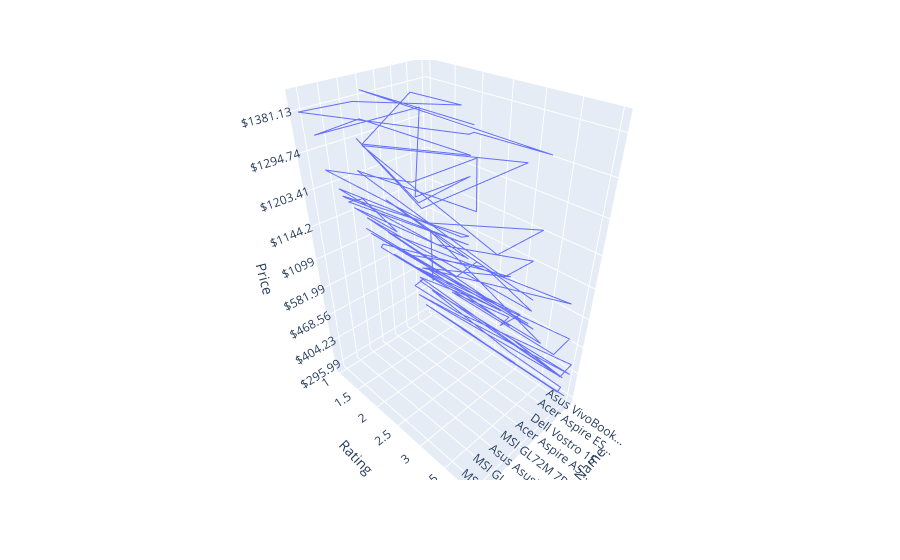

Notebook cell for this chart:
### Code cell
fig = px.line_3d(df, x="Device Name", y="Rating", z="Price")

fig.show()

### Figure 1 — Plotly figure (JSON) as saved in the notebook; plotly's stock layout.template omitted (floating-point values rounded to 4 significant figures)
{"data": [{"hovertemplate": "Device Name=%{x}<br>Rating=%{y}<br>Price=%{z}<extra></extra>", "legendgroup": "", "line": {"color": "#636efa", "dash": "solid"}, "marker": {"symbol": "circle"}, "mode": "lines", "name": "", "scene": "scene", "showlegend": false, "type": "scatter3d", "x": ["Asus VivoBook...", "Prestigio Smar...", "Prestigio Smar...", "Aspire E1-510", "Lenovo V110-15...", "Lenovo V110-15...", "Hewlett Packar...", "Acer Aspire 3...", "Acer Aspire A3...", "Acer Aspire ES...", "Acer Aspire 3...", "Acer Aspire 3...", "Asus VivoBook...", "Asus VivoBook...", "Lenovo ThinkPa...", "Acer Aspire 3...", "Lenovo V110-15...", "Acer Aspire ES...", "Asus VivoBook...", "Packard 255 G2", "Asus EeeBook R...", "Acer Aspire 3...", "Acer Aspire ES...", "Acer Extensa 1...", "Acer Aspire ES...", "Lenovo V110-15...", "Acer Aspire A3...", "Lenovo V110-15...", "Asus VivoBook...", "Acer Aspire ES...", "Lenovo V510 Bl...", "Acer Aspire ES...", "Lenovo V510 Bl...", "Acer Swift 1 S...", "Dell Vostro 15", "Acer Aspire 3...", "Dell Vostro 15...", "Lenovo V510 Bl...", "HP 250 G3", "Acer Spin 5", "HP 350 G1", "Aspire E1-572G", "Pavilion", "Acer Aspire A5...", "Dell Inspiron...", "Asus VivoBook...", "ProBook", "Inspiron 15", "Asus ROG STRIX...", "Acer Nitro 5 A...", "Asus ROG STRIX...", "Lenovo ThinkPa...", "ThinkPad Yoga", "Lenovo ThinkPa...", "Dell Inspiron...", "MSI GL72M 7RDX", "MSI GL72M 7RDX", "Asus ROG Strix...", "Dell Latitude...", "Dell Latitude...", "Lenovo Legion...", "Toshiba Porteg...", "Acer Predator...", "Acer Aspire 7...", "Dell Inspiron...", "Dell Latitude...", "Lenovo Legion...", "Asus AsusPro A...", "Acer Nitro 5 A...", "Dell Latitude...", "Dell Inspiron...", "Dell Latitude...", "Lenovo Legion...", "MSI GP62M 7RDX...", "Lenovo Yoga 72...", "Toshiba Porteg...", "Acer TravelMat...", "Dell Latitude...", "ThinkPad T540p", "MSI GS63 7RD S...", "Dell Latitude...", "Acer Predator...", "MSI GL62M 7REX", "MSI GL62M 7REX...", "Lenovo Yoga 91...", "Toshiba Porteg...", "Lenovo IdeaPad...", "Acer Predator...", "ThinkPad Yoga", "Asus VivoBook...", "Dell Latitude...", "Asus ZenBook U...", "ThinkPad X230", "Asus ROG Strix...", "Apple MacBook...", "Dell Latitude...", "Hewlett Packar...", "Dell XPS 13", "Toshiba Porteg...", "MSI GL62VR 7RF...", "Dell Latitude...", "ThinkPad X240", "Hewlett Packar...", "Apple MacBook...", "Dell Latitude...", "Dell Latitude...", "Dell Latitude...", "Apple MacBook...", "Lenovo ThinkPa...", "Lenovo ThinkPa...", "Toshiba Porteg...", "Asus ASUSPRO B...", "Lenovo Legion...", "Asus ROG Strix...", "Asus ROG Strix...", "Asus ROG Strix...", "Asus ROG Strix..."], "y": [3, 2, 4, 3, 3, 2, 1, 2, 2, 4, 4, 3, 1, 4, 1, 4, 3, 4, 4, 2, 1, 1, 1, 4, 1, 2, 3, 1, 3, 3, 3, 3, 2, 3, 4, 4, 1, 3, 2, 2, 2, 1, 1, 2, 2, 1, 4, 3, 2, 1, 1, 3, 2, 4, 1, 4, 1, 2, 1, 3, 4, 1, 2, 2, 3, 4, 1, 3, 3, 4, 1, 3, 3, 1, 2, 1, 1, 3, 1, 1, 3, 3, 1, 2, 3, 4, 4, 1, 3, 2, 2, 1, 3, 4, 4, 1, 3, 3, 1, 3, 3, 3, 1, 1, 1, 2, 3, 2, 1, 2, 1, 1, 3, 3, 4, 1, 3], "z": ["$295.99", "$299", "$299", "$306.99", "$321.94", "$356.49", "$364.46", "$372.7", "$379.94", "$379.95", "$391.48", "$393.88", "$399", "$399.99", "$404.23", "$408.98", "$409.63", "$410.46", "$410.66", "$416.99", "$433.3", "$436.29", "$436.29", "$439.73", "$454.62", "$454.73", "$457.38", "$465.95", "$468.56", "$469.1", "$484.23", "$485.9", "$487.8", "$488.64", "$488.78", "$494.71", "$497.17", "$498.23", "$520.99", "$564.98", "$577.99", "$581.99", "$609.99", "$679", "$679", "$729", "$739.99", "$745.99", "$799", "$809", "$899", "$999", "$1033.99", "$1096.02", "$1098.42", "$1099", "$1099", "$1101.83", "$1102.66", "$1110.14", "$1112.91", "$1114.55", "$1123.87", "$1123.87", "$1124.2", "$1133.82", "$1133.91", "$1139.54", "$1140.62", "$1143.4", "$1144.2", "$1144.4", "$1149", "$1149", "$1149.73", "$1154.04", "$1170.1", "$1178.19", "$1178.99", "$1179", "$1187.88", "$1187.98", "$1199", "$1199", "$1199.73", "$1203.41", "$1212.16", "$1221.58", "$1223.99", "$1235.49", "$1238.37", "$1239.2", "$1244.99", "$1259", "$1260.13", "$1271.06", "$1273.11", "$1281.99", "$1294.74", "$1299", "$1310.39", "$1311.99", "$1326.83", "$1333", "$1337.28", "$1338.37", "$1341.22", "$1347.78", "$1349.23", "$1362.24", "$1366.32", "$1381.13", "$1399", "$1399", "$1769", "$1769", "$1799"]}], "layout": {"legend": {"tracegroupgap": 0}, "margin": {"t": 60}, "scene": {"domain": {"x": [0, 1], "y": [0, 1]}, "xaxis": {"title": {"text": "Device Name"}}, "yaxis": {"title": {"text": "Rating"}}, "zaxis": {"title": {"text": "Price"}}}}}
